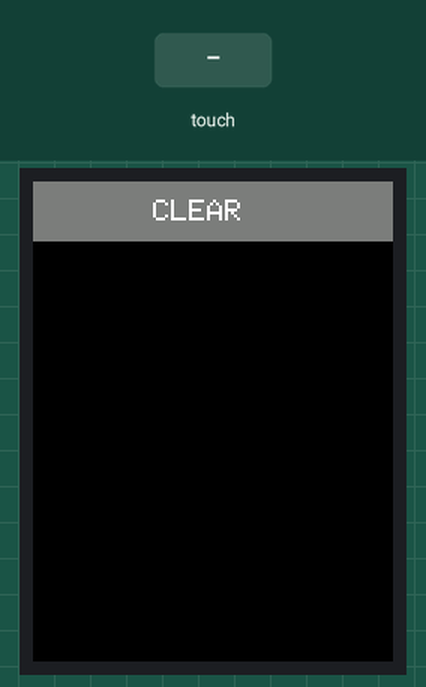
This sketch was run on a simulated ESP32-S3. On the bench: 240×320 colour display. Inputs (shaded band) come from the test bench. What the sketch prints to the serial monitor is not drawn.

Above: at 4.4 s.
4.5 s: touch panel pressed at 13 % / 10 % of its raw x / y range
6.0 s: touch panel pressed at 13 % / 90 % of its raw x / y range
7.5 s: touch panel pressed at 38 % / 10 % of its raw x / y range
9.0 s: touch panel pressed at 38 % / 90 % of its raw x / y range
Timing chart, 0 to 11.5 s (numbered marks = the images above; inputs shaded):
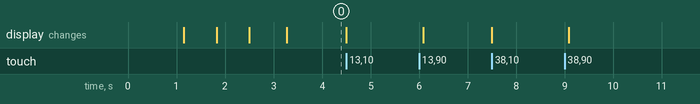

The sketch:

TFT-screen_test.ino
```cpp
/*
Used ST7789V-2.8 TFT Touch and ESP32-S3 N16R8
*/

// ESP32-S3 N16R8 + ST7789V 2.8" 240x320 + XPT2046 touch
#include <SPI.h>
#include <Adafruit_GFX.h>
#include <Adafruit_ST7789.h>
#include <XPT2046_Touchscreen.h>

// Shared SPI bus
#define PIN_SCK 12
#define PIN_MOSI 11
#define PIN_MISO 13

// Display
#define TFT_CS 10
#define TFT_DC 9
#define TFT_RST 8

// Touch
#define TOUCH_CS 14
#define TOUCH_IRQ 15      // set to 255 if T_IRQ is not connected

// Set to true if the background shows white instead of black
#define INVERT_COLORS false

// Touch orientation
#define FLIP_X true      // mirror horizontally
#define FLIP_Y true      // mirror vertically
#define SWAP_XY false    // swap X and Y axes

// Touch calibration (adjust using raw values from Serial Monitor)
#define TS_MINX 200
#define TS_MAXX 3800
#define TS_MINY 200
#define TS_MAXY 3800

Adafruit_ST7789 tft(&SPI, TFT_CS, TFT_DC, TFT_RST);
XPT2046_Touchscreen ts(TOUCH_CS, TOUCH_IRQ);

// RGB565 colors
#define C_BLACK 0x0000
#define C_WHITE 0xFFFF
#define C_RED 0xF800
#define C_GREEN 0x07E0
#define C_BLUE 0x001F
#define C_YELLOW 0xFFE0
#define C_GRAY 0x7BEF

const int BTN_H = 40;   // CLEAR button height

// Draw the UI: black canvas with a CLEAR button on top
void drawUI() {
  tft.fillScreen(C_BLACK);
  tft.fillRect(0, 0, tft.width(), BTN_H, C_GRAY);
  tft.setTextSize(2);
  tft.setTextColor(C_WHITE);
  tft.setCursor(80, 12);
  tft.print("CLEAR");
}

// Convert raw touch coordinates to screen coordinates
bool getTouchXY(int &x, int &y) {
  if (!ts.touched()) return false;

  TS_Point p = ts.getPoint();
  Serial.printf("raw x=%d y=%d z=%d\n", p.x, p.y, p.z);

  int rx = p.x;
  int ry = p.y;
  if (SWAP_XY) { int t = rx; rx = ry; ry = t; }

  x = map(rx, TS_MINX, TS_MAXX, 0, tft.width());
  y = map(ry, TS_MINY, TS_MAXY, 0, tft.height());

  if (FLIP_X) x = tft.width()  - 1 - x;
  if (FLIP_Y) y = tft.height() - 1 - y;

  x = constrain(x, 0, tft.width()  - 1);
  y = constrain(y, 0, tft.height() - 1);
  return true;
}

void setup() {
  Serial.begin(115200);
  delay(1000);
  Serial.println("\n=== Start ===");

  // Pull both CS lines HIGH so devices don't interfere on the shared bus
  pinMode(TFT_CS, OUTPUT);   digitalWrite(TFT_CS, HIGH);
  pinMode(TOUCH_CS, OUTPUT); digitalWrite(TOUCH_CS, HIGH);

  SPI.begin(PIN_SCK, PIN_MISO, PIN_MOSI);

  tft.init(240, 320);
  tft.setSPISpeed(20000000);
  tft.invertDisplay(INVERT_COLORS);
  tft.setRotation(0);
  Serial.println("Display init OK");

  ts.begin();
  ts.setRotation(0);
  Serial.println("Touch init OK");

  // Color test
  tft.fillScreen(C_RED); delay(600);
  tft.fillScreen(C_GREEN); delay(600);
  tft.fillScreen(C_BLUE); delay(600);

  drawUI();
  Serial.println("Draw on the screen");
}

void loop() {
  int x, y;
  if (!getTouchXY(x, y)) return;

  if (y < BTN_H) {
    drawUI();      // CLEAR pressed
    delay(200);
  } else {
    tft.fillCircle(x, y, 3, C_YELLOW);
  }
}
```
